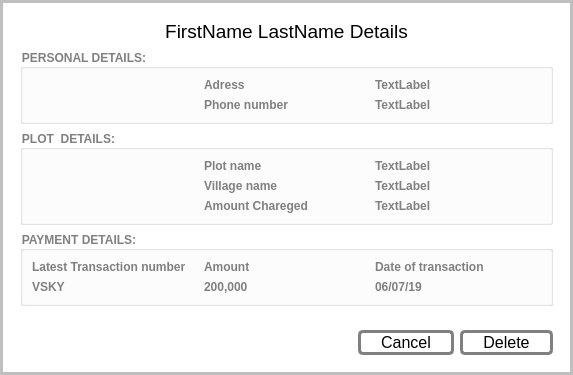
<?xml version="1.0" encoding="UTF-8"?>
<ui version="4.0">
 <class>Dialog</class>
 <widget class="QDialog" name="Dialog">
  <property name="windowModality">
   <enum>Qt::ApplicationModal</enum>
  </property>
  <property name="geometry">
   <rect>
    <x>0</x>
    <y>0</y>
    <width>573</width>
    <height>369</height>
   </rect>
  </property>
  <property name="windowTitle">
   <string>Dialog</string>
  </property>
  <property name="styleSheet">
   <string notr="true">QDialog{
background:#ffffff;
border: 3px solid #bfbfbf;
box-shadow:5px 10px red;
}</string>
  </property>
  <layout class="QVBoxLayout" name="verticalLayout">
   <item>
    <widget class="QWidget" name="widget" native="true">
     <layout class="QVBoxLayout" name="verticalLayout_2">
      <item>
       <widget class="QLabel" name="title">
        <property name="font">
         <font>
          <pointsize>14</pointsize>
         </font>
        </property>
        <property name="text">
         <string>&lt;html&gt;&lt;head/&gt;&lt;body&gt;&lt;p align=&quot;center&quot;&gt;FirstName LastName  Details&lt;/p&gt;&lt;/body&gt;&lt;/html&gt;</string>
        </property>
       </widget>
      </item>
      <item>
       <widget class="QGroupBox" name="groupBox_2">
        <property name="styleSheet">
         <string notr="true">font:14 bold;
color:grey;</string>
        </property>
        <property name="title">
         <string>PERSONAL DETAILS:</string>
        </property>
        <layout class="QGridLayout" name="gridLayout_2">
         <item row="1" column="1">
          <widget class="QLabel" name="label_10">
           <property name="text">
            <string>Phone number</string>
           </property>
          </widget>
         </item>
         <item row="0" column="1">
          <widget class="QLabel" name="label_8">
           <property name="text">
            <string>Adress</string>
           </property>
          </widget>
         </item>
         <item row="0" column="2">
          <widget class="QLabel" name="address">
           <property name="text">
            <string>TextLabel</string>
           </property>
          </widget>
         </item>
         <item row="1" column="2">
          <widget class="QLabel" name="phone">
           <property name="text">
            <string>TextLabel</string>
           </property>
          </widget>
         </item>
         <item row="0" column="0">
          <widget class="QLabel" name="label_9">
           <property name="text">
            <string/>
           </property>
          </widget>
         </item>
        </layout>
       </widget>
      </item>
      <item>
       <widget class="QGroupBox" name="groupBox">
        <property name="styleSheet">
         <string notr="true">font:14 bold;
color:grey;</string>
        </property>
        <property name="title">
         <string>PLOT  DETAILS:</string>
        </property>
        <layout class="QGridLayout" name="gridLayout">
         <item row="1" column="2">
          <widget class="QLabel" name="village">
           <property name="styleSheet">
            <string notr="true"/>
           </property>
           <property name="text">
            <string>TextLabel</string>
           </property>
          </widget>
         </item>
         <item row="0" column="2">
          <widget class="QLabel" name="plot">
           <property name="text">
            <string>TextLabel</string>
           </property>
          </widget>
         </item>
         <item row="0" column="1">
          <widget class="QLabel" name="label_3">
           <property name="text">
            <string>Plot name</string>
           </property>
          </widget>
         </item>
         <item row="0" column="0">
          <widget class="QLabel" name="label_2">
           <property name="text">
            <string/>
           </property>
          </widget>
         </item>
         <item row="1" column="1">
          <widget class="QLabel" name="label_5">
           <property name="text">
            <string>Village name</string>
           </property>
          </widget>
         </item>
         <item row="2" column="1">
          <widget class="QLabel" name="label_17">
           <property name="text">
            <string>Amount Chareged</string>
           </property>
          </widget>
         </item>
         <item row="2" column="2">
          <widget class="QLabel" name="charged">
           <property name="text">
            <string>TextLabel</string>
           </property>
          </widget>
         </item>
        </layout>
       </widget>
      </item>
      <item>
       <widget class="QGroupBox" name="mapayments">
        <property name="styleSheet">
         <string notr="true">font:14 bold;
color:grey</string>
        </property>
        <property name="title">
         <string>PAYMENT DETAILS:</string>
        </property>
        <layout class="QGridLayout" name="gridLayout_3">
         <item row="1" column="2">
          <widget class="QLabel" name="date_t">
           <property name="text">
            <string>06/07/19</string>
           </property>
          </widget>
         </item>
         <item row="1" column="0">
          <widget class="QLabel" name="t_number">
           <property name="text">
            <string>VSKY</string>
           </property>
          </widget>
         </item>
         <item row="0" column="1">
          <widget class="QLabel" name="label_13">
           <property name="text">
            <string>Amount</string>
           </property>
          </widget>
         </item>
         <item row="0" column="0">
          <widget class="QLabel" name="label_14">
           <property name="text">
            <string>Latest Transaction number</string>
           </property>
          </widget>
         </item>
         <item row="1" column="1">
          <widget class="QLabel" name="amount">
           <property name="text">
            <string>200,000</string>
           </property>
          </widget>
         </item>
         <item row="0" column="2">
          <widget class="QLabel" name="label_12">
           <property name="text">
            <string>Date of transaction</string>
           </property>
          </widget>
         </item>
        </layout>
       </widget>
      </item>
     </layout>
    </widget>
   </item>
   <item>
    <widget class="QWidget" name="widget_2" native="true">
     <layout class="QHBoxLayout" name="horizontalLayout">
      <item>
       <spacer name="horizontalSpacer">
        <property name="orientation">
         <enum>Qt::Horizontal</enum>
        </property>
        <property name="sizeHint" stdset="0">
         <size>
          <width>40</width>
          <height>20</height>
         </size>
        </property>
       </spacer>
      </item>
      <item>
       <widget class="QPushButton" name="details_cancel">
        <property name="font">
         <font>
          <pointsize>12</pointsize>
         </font>
        </property>
        <property name="styleSheet">
         <string notr="true">margin: 0px;
border: 3px solid grey;
padding-right:20px;
padding-left:20px;
border-radius:5px;</string>
        </property>
        <property name="text">
         <string>Cancel</string>
        </property>
       </widget>
      </item>
      <item>
       <widget class="QPushButton" name="details_delete">
        <property name="font">
         <font>
          <pointsize>12</pointsize>
         </font>
        </property>
        <property name="styleSheet">
         <string notr="true">margin: 0px;
border: 3px solid grey;
padding-right:20px;
padding-left:20px;
border-radius:5px;</string>
        </property>
        <property name="text">
         <string>Delete</string>
        </property>
       </widget>
      </item>
     </layout>
    </widget>
   </item>
  </layout>
 </widget>
 <resources/>
 <connections/>
</ui>
